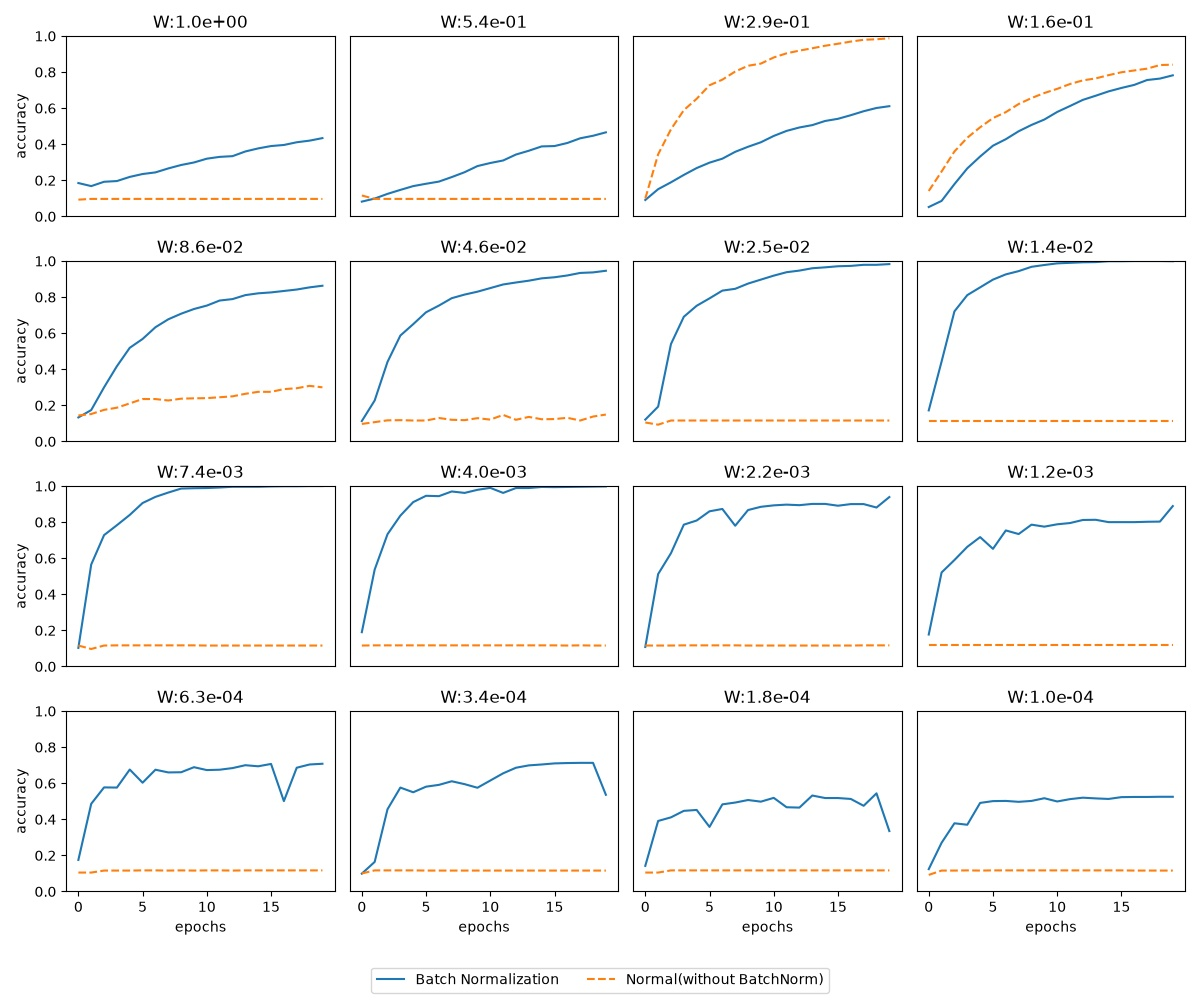

Write Python code to recreate this figure.
# coding: utf-8
import sys, os
sys.path.append(os.pardir)  # 为了导入父目录的文件而进行的设定
import numpy as np
import matplotlib.pyplot as plt
from dataset.mnist import load_mnist
from common.multi_layer_net_extend import MultiLayerNetExtend
from common.optimizer import SGD, Adam

(x_train, t_train), (x_test, t_test) = load_mnist(normalize=True)

# 减少学习数据
x_train = x_train[:1000]
t_train = t_train[:1000]

max_epochs = 20
train_size = x_train.shape[0]
batch_size = 100
learning_rate = 0.01


def __train(weight_init_std):
    bn_network = MultiLayerNetExtend(input_size=784, hidden_size_list=[100, 100, 100, 100, 100], output_size=10, 
                                    weight_init_std=weight_init_std, use_batchnorm=True)
    network = MultiLayerNetExtend(input_size=784, hidden_size_list=[100, 100, 100, 100, 100], output_size=10,
                                weight_init_std=weight_init_std)
    optimizer = SGD(lr=learning_rate)
    
    train_acc_list = []
    bn_train_acc_list = []
    
    iter_per_epoch = max(train_size / batch_size, 1)
    epoch_cnt = 0
    
    for i in range(1000000000):
        batch_mask = np.random.choice(train_size, batch_size)
        x_batch = x_train[batch_mask]
        t_batch = t_train[batch_mask]
    
        for _network in (bn_network, network):
            grads = _network.gradient(x_batch, t_batch)
            optimizer.update(_network.params, grads)
    
        if i % iter_per_epoch == 0:
            train_acc = network.accuracy(x_train, t_train)
            bn_train_acc = bn_network.accuracy(x_train, t_train)
            train_acc_list.append(train_acc)
            bn_train_acc_list.append(bn_train_acc)
    
            print("epoch:" + str(epoch_cnt) + " | " + str(train_acc) + " - " + str(bn_train_acc))
    
            epoch_cnt += 1
            if epoch_cnt >= max_epochs:
                break
                
    return train_acc_list, bn_train_acc_list


# 3.绘制图形==========
weight_scale_list = np.logspace(0, -4, num=16)
x = np.arange(max_epochs)

plt.figure(figsize=(12, 10))
for i, w in enumerate(weight_scale_list):
    print( "============== " + str(i+1) + "/16" + " ==============")
    train_acc_list, bn_train_acc_list = __train(w)

    plt.subplot(4,4,i+1)
    plt.title("W:%.1e" % w)
    plt.plot(x, bn_train_acc_list, label='Batch Normalization', markevery=2)
    plt.plot(x, train_acc_list, linestyle="--", label='Normal(without BatchNorm)', markevery=2)

    plt.ylim(0, 1.0)
    if i % 4:
        plt.yticks([])
    else:
        plt.ylabel("accuracy")
    if i < 12:
        plt.xticks([])
    else:
        plt.xlabel("epochs")

plt.figlegend(*plt.gca().get_legend_handles_labels(), loc='lower center', ncol=2)
plt.tight_layout(rect=(0, 0.05, 1, 1))
plt.show()
